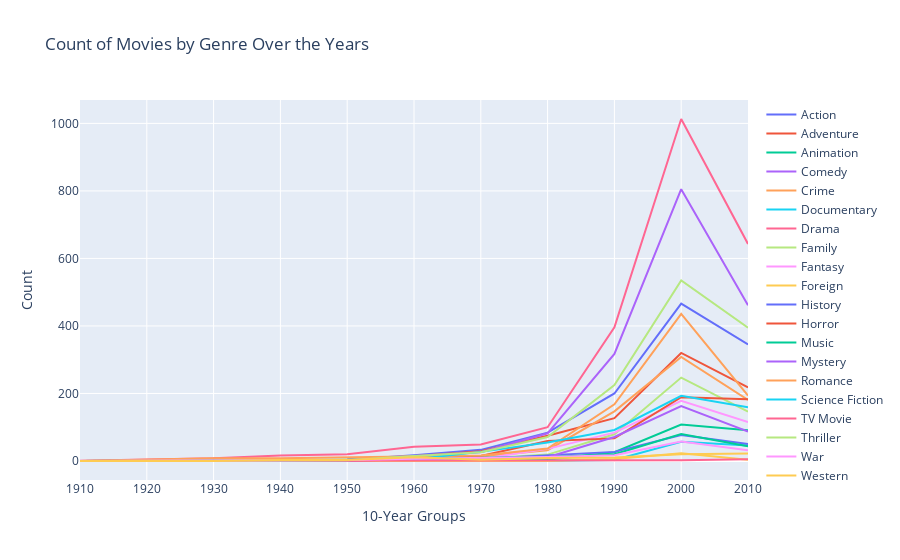

Notebook code for this chart:
### Code cell
# Convert to Plotly figure for interactivity
fig = go.Figure()

for column in grouped_data.columns:
    if column != 'year_group':
        fig.add_trace(go.Scatter(x=grouped_data.index, y=grouped_data[column], mode='lines', name=column))

fig.update_xaxes(title_text='10-Year Groups', tickmode='array', tickvals=grouped_data.index, ticktext=grouped_data.index)
fig.update_yaxes(title_text='Count')

fig.update_layout(title='Count of Movies by Genre Over the Years')
pio.show(fig)

### Figure 1 — Plotly figure (JSON) as saved in the notebook; plotly's stock layout.template omitted (floating-point values rounded to 4 significant figures)
{"data": [{"mode": "lines", "name": "Action", "type": "scatter", "x": [1910, 1920, 1930, 1940, 1950, 1960, 1970, 1980, 1990, 2000, 2010], "y": [0, 0, 2, 2, 4, 17, 33, 84, 200, 466, 345]}, {"mode": "lines", "name": "Adventure", "type": "scatter", "x": [1910, 1920, 1930, 1940, 1950, 1960, 1970, 1980, 1990, 2000, 2010], "y": [0, 0, 3, 1, 3, 14, 29, 75, 127, 320, 218]}, {"mode": "lines", "name": "Animation", "type": "scatter", "x": [1910, 1920, 1930, 1940, 1950, 1960, 1970, 1980, 1990, 2000, 2010], "y": [0, 0, 1, 3, 0, 1, 0, 4, 26, 108, 91]}, {"mode": "lines", "name": "Comedy", "type": "scatter", "x": [1910, 1920, 1930, 1940, 1950, 1960, 1970, 1980, 1990, 2000, 2010], "y": [0, 0, 7, 1, 4, 15, 26, 82, 317, 805, 461]}, {"mode": "lines", "name": "Crime", "type": "scatter", "x": [1910, 1920, 1930, 1940, 1950, 1960, 1970, 1980, 1990, 2000, 2010], "y": [0, 0, 0, 2, 3, 10, 13, 32, 147, 308, 181]}, {"mode": "lines", "name": "Documentary", "type": "scatter", "x": [1910, 1920, 1930, 1940, 1950, 1960, 1970, 1980, 1990, 2000, 2010], "y": [0, 0, 0, 0, 0, 0, 2, 1, 3, 57, 46]}, {"mode": "lines", "name": "Drama", "type": "scatter", "x": [1910, 1920, 1930, 1940, 1950, 1960, 1970, 1980, 1990, 2000, 2010], "y": [1, 4, 8, 16, 20, 42, 49, 100, 396, 1013, 643]}, {"mode": "lines", "name": "Family", "type": "scatter", "x": [1910, 1920, 1930, 1940, 1950, 1960, 1970, 1980, 1990, 2000, 2010], "y": [0, 0, 2, 5, 0, 7, 7, 19, 79, 247, 146]}, {"mode": "lines", "name": "Fantasy", "type": "scatter", "x": [1910, 1920, 1930, 1940, 1950, 1960, 1970, 1980, 1990, 2000, 2010], "y": [0, 0, 2, 2, 0, 1, 6, 36, 84, 178, 115]}, {"mode": "lines", "name": "Foreign", "type": "scatter", "x": [1910, 1920, 1930, 1940, 1950, 1960, 1970, 1980, 1990, 2000, 2010], "y": [0, 0, 0, 0, 0, 1, 0, 0, 6, 23, 4]}, {"mode": "lines", "name": "History", "type": "scatter", "x": [1910, 1920, 1930, 1940, 1950, 1960, 1970, 1980, 1990, 2000, 2010], "y": [0, 0, 1, 2, 4, 12, 7, 17, 27, 77, 50]}, {"mode": "lines", "name": "Horror", "type": "scatter", "x": [1910, 1920, 1930, 1940, 1950, 1960, 1970, 1980, 1990, 2000, 2010], "y": [0, 0, 0, 0, 1, 5, 15, 59, 67, 189, 183]}, {"mode": "lines", "name": "Music", "type": "scatter", "x": [1910, 1920, 1930, 1940, 1950, 1960, 1970, 1980, 1990, 2000, 2010], "y": [0, 1, 3, 4, 4, 8, 9, 12, 20, 80, 44]}, {"mode": "lines", "name": "Mystery", "type": "scatter", "x": [1910, 1920, 1930, 1940, 1950, 1960, 1970, 1980, 1990, 2000, 2010], "y": [0, 0, 0, 4, 1, 6, 5, 11, 71, 163, 87]}, {"mode": "lines", "name": "Romance", "type": "scatter", "x": [1910, 1920, 1930, 1940, 1950, 1960, 1970, 1980, 1990, 2000, 2010], "y": [0, 3, 8, 8, 10, 13, 16, 37, 168, 436, 194]}, {"mode": "lines", "name": "Science Fiction", "type": "scatter", "x": [1910, 1920, 1930, 1940, 1950, 1960, 1970, 1980, 1990, 2000, 2010], "y": [0, 1, 0, 0, 2, 5, 27, 55, 92, 193, 159]}, {"mode": "lines", "name": "TV Movie", "type": "scatter", "x": [1910, 1920, 1930, 1940, 1950, 1960, 1970, 1980, 1990, 2000, 2010], "y": [0, 0, 0, 0, 0, 1, 0, 0, 0, 2, 5]}, {"mode": "lines", "name": "Thriller", "type": "scatter", "x": [1910, 1920, 1930, 1940, 1950, 1960, 1970, 1980, 1990, 2000, 2010], "y": [0, 1, 0, 2, 2, 15, 26, 71, 225, 535, 395]}, {"mode": "lines", "name": "War", "type": "scatter", "x": [1910, 1920, 1930, 1940, 1950, 1960, 1970, 1980, 1990, 2000, 2010], "y": [0, 1, 3, 2, 3, 7, 9, 12, 17, 58, 32]}, {"mode": "lines", "name": "Western", "type": "scatter", "x": [1910, 1920, 1930, 1940, 1950, 1960, 1970, 1980, 1990, 2000, 2010], "y": [0, 0, 0, 3, 3, 11, 4, 9, 10, 20, 22]}], "layout": {"title": {"text": "Count of Movies by Genre Over the Years"}, "xaxis": {"tickmode": "array", "ticktext": [1910, 1920, 1930, 1940, 1950, 1960, 1970, 1980, 1990, 2000, 2010], "tickvals": [1910, 1920, 1930, 1940, 1950, 1960, 1970, 1980, 1990, 2000, 2010], "title": {"text": "10-Year Groups"}}, "yaxis": {"title": {"text": "Count"}}}}
